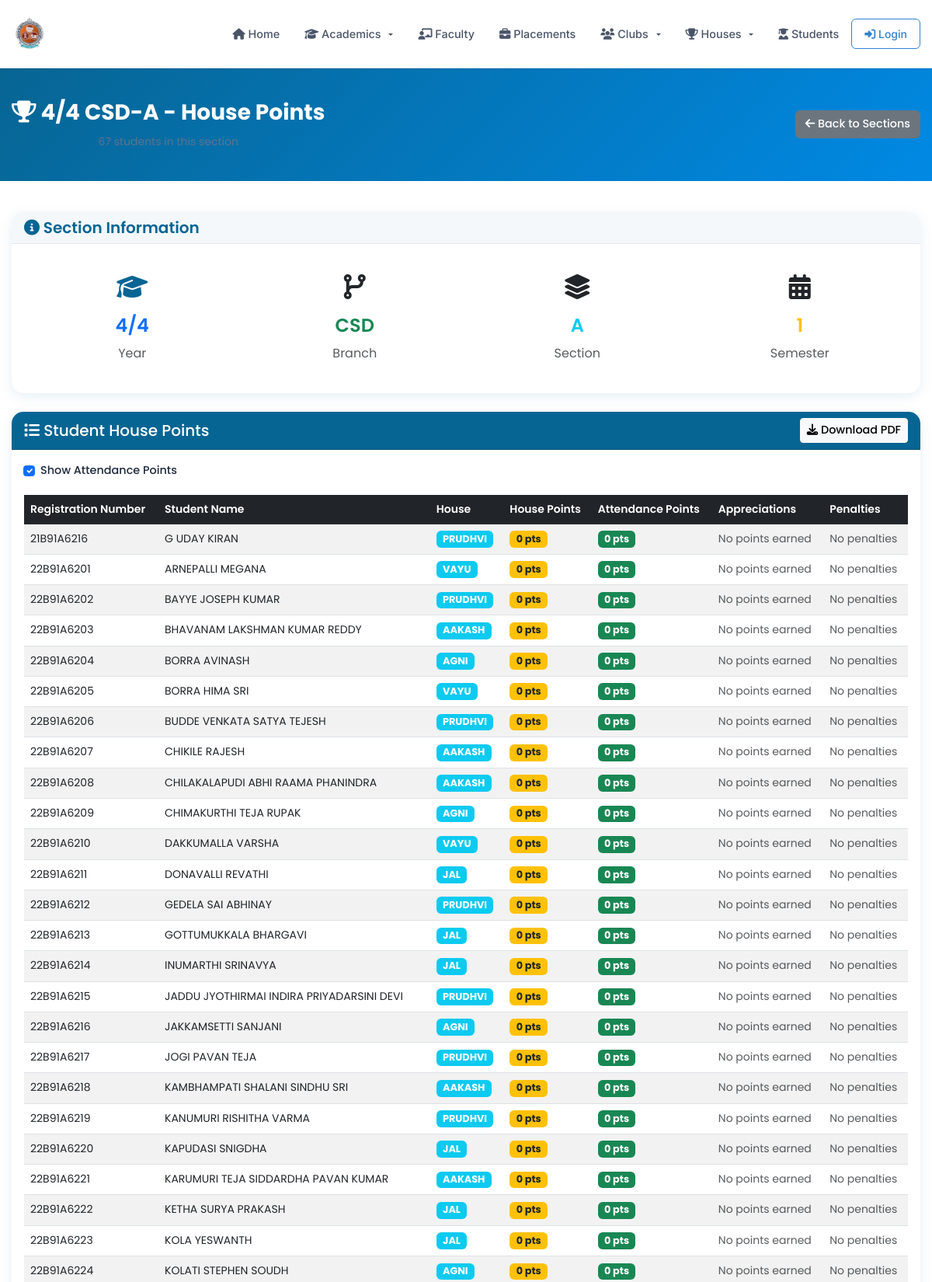
The app's page /section_house_points_detail.php?class_id=1 (upper part) with its own data.
### tables this page shows
CREATE TABLE `classes` (
  `class_id` int(11) NOT NULL,
  `academic_year` varchar(20) NOT NULL,
  `year` tinyint(1) NOT NULL,
  `semester` tinyint(1) NOT NULL,
  `branch` varchar(50) NOT NULL,
  `section` varchar(10) NOT NULL
);

CREATE TABLE `students` (
  `student_id` varchar(20) NOT NULL,
  `name` varchar(100) NOT NULL,
  `email` varchar(100) NOT NULL,
  `password` varchar(255) NOT NULL,
  `branch` varchar(50) NOT NULL,
  `section` varchar(10) NOT NULL,
  `class_id` int(11) NOT NULL,
  `hid` int(11) DEFAULT NULL,
  `is_alumni` tinyint(1) DEFAULT 0,
  `profile_picture` varchar(255) DEFAULT NULL,
  `created_at` timestamp NOT NULL DEFAULT current_timestamp()
);

CREATE TABLE `houses` (
  `hid` int(11) NOT NULL,
  `name` varchar(100) NOT NULL,
  `created_at` timestamp NOT NULL DEFAULT current_timestamp()
);

### section_house_points_detail.php (the view, shortened to what the rows shown need)
<?php
include './connect.php';
include './db_migration_helper.php';
$db_helper = new DatabaseMigrationHelper($conn);
$class_id = $_GET['class_id'] ?? null;
$class_query = "SELECT class_id, year, branch, section, semester, academic_year FROM classes WHERE class_id = ?";
$stmt = mysqli_prepare($conn, $class_query);
mysqli_stmt_bind_param($stmt, "i", $class_id);
mysqli_stmt_execute($stmt);
mysqli_stmt_bind_result($stmt, $class_id_result, $year, $branch, $section, $semester, $academic_year);
$class_data = [
    'class_id' => $class_id_result,
    'year' => $year,
    'branch' => $branch,
    'section' => $section,
    'semester' => $semester,
    'academic_year' => $academic_year
];
$section_name = $class_data['year'] . '/4 ' . strtoupper($class_data['branch']) . '-' . strtoupper($class_data['section']);
$students_query = "
    SELECT s.student_id, s.name, h.name as house_name
    FROM students s
    LEFT JOIN houses h ON s.hid = h.hid
    WHERE s.class_id = " . (int)$class_id . "
    ORDER BY s.student_id ASC
";
$students_result = mysqli_query($conn, $students_query);
$students = [];
if ($students_result) {
    while ($row = mysqli_fetch_assoc($students_result)) {
        $student = [
            'student_id' => $row['student_id'],
            'name' => $row['name'],
            'house_name' => $row['house_name']
        ];
        $house_points = 0;
        $participants_query = "SELECT COALESCE(SUM(points), 0) as points FROM participants WHERE student_id = '" . mysqli_real_escape_string($conn, $student['student_id']) . "'";
        $participants_result = mysqli_query($conn, $participants_query);
        if ($participants_result) {
            $participants_data = mysqli_fetch_assoc($participants_result);
            $house_points += (int)($participants_data['points'] ?? 0);
        }
        $organizers_query = "SELECT COALESCE(SUM(points), 0) as points FROM organizers WHERE student_id = '" . mysqli_real_escape_string($conn, $student['student_id']) . "'";
        $organizers_result = mysqli_query($conn, $organizers_query);
        if ($organizers_result) {
            $organizers_data = mysqli_fetch_assoc($organizers_result);
            $house_points += (int)($organizers_data['points'] ?? 0);
        }
        $appreciations_query = "SELECT COALESCE(SUM(points), 0) as points FROM appreciations WHERE student_id = '" . mysqli_real_escape_string($conn, $student['student_id']) . "'";
        $appreciations_result = mysqli_query($conn, $appreciations_query);
        if ($appreciations_result) {
            $appreciations_data = mysqli_fetch_assoc($appreciations_result);
            $house_points += (int)($appreciations_data['points'] ?? 0);
        }
        $penalties_query = "SELECT COALESCE(SUM(points), 0) as points FROM penalties WHERE student_id = '" . mysqli_real_escape_string($conn, $student['student_id']) . "'";
        $penalties_result = mysqli_query($conn, $penalties_query);
        if ($penalties_result) {
            $penalties_data = mysqli_fetch_assoc($penalties_result);
            $house_points += (int)($penalties_data['points'] ?? 0);
        }
        $attendance_stats = $db_helper->getStudentAttendanceStats($student['student_id']);
        $attendance_percentage = $attendance_stats['attendance_percentage'] ?? 0;
        $attendance_points = round($attendance_percentage);
        $appreciations_details = [];
        $penalties_details = [];
        $student['house_points'] = $house_points;
        $student['attendance_points'] = $attendance_points;
        $student['appreciations_details'] = $appreciations_details;
        $student['penalties_details'] = $penalties_details;
        $students[] = $student;
    }
}
$student_count = count($students);
?>
<!DOCTYPE html>
<html lang="en">
<head>
    <?php include "./head.php"; ?>
</head>
<body>
    <div class="page-title">
        <div class="container">
            <div class="d-flex justify-content-between align-items-center">
                <div>
                    <h2><i class="fas fa-trophy"></i> <?php echo htmlspecialchars($section_name); ?> - House Points</h2>
                    <p><?php echo $student_count; ?> students in this section</p>
                </div>
            </div>
        </div>
    </div>
    <div class="main-content">
        <div class="container">
            <div class="card mb-4" style="border: none; box-shadow: 0 4px 16px rgba(7,101,147,0.1); border-radius: 15px;">
                <div class="card-body p-4">
                    <div class="row">
                        <div class="col-md-3 text-center">
                            <div class="info-item">
                                <i class="fas fa-graduation-cap" style="font-size: 2rem; color: var(--primary-blue); margin-bottom: 10px;"></i>
                                <h4 class="text-primary"><?php echo $class_data['year']; ?>/4</h4>
                                <p class="text-muted mb-0">Year</p>
                            </div>
                        </div>
                        <div class="col-md-3 text-center">
                            <div class="info-item">
                                <i class="fas fa-code-branch" style="font-size: 2rem; color: var(--success); margin-bottom: 10px;"></i>
                                <h4 class="text-success"><?php echo strtoupper($class_data['branch']); ?></h4>
                                <p class="text-muted mb-0">Branch</p>
                            </div>
                        </div>
                        <div class="col-md-3 text-center">
                            <div class="info-item">
                                <i class="fas fa-layer-group" style="font-size: 2rem; color: var(--info); margin-bottom: 10px;"></i>
                                <h4 class="text-info"><?php echo strtoupper($class_data['section']); ?></h4>
                                <p class="text-muted mb-0">Section</p>
                            </div>
                        </div>
                        <div class="col-md-3 text-center">
                            <div class="info-item">
                                <i class="fas fa-calendar-alt" style="font-size: 2rem; color: var(--warning); margin-bottom: 10px;"></i>
                                <h4 class="text-warning"><?php echo $class_data['semester']; ?></h4>
                                <p class="text-muted mb-0">Semester</p>
                            </div>
                        </div>
                    </div>
                </div>
            </div>
            <?php if (!empty($students)): ?>
                <div class="card" style="border: none; box-shadow: 0 4px 16px rgba(7,101,147,0.1); border-radius: 15px;">
                    <div class="card-body">
                        <div class="table-responsive">
                            <table class="table table-striped table-hover" id="housePointsTable">
                                <thead class="table-dark">
                                    <tr>
                                        <th>Registration Number</th>
                                        <th>Student Name</th>
                                        <th>House</th>
                                        <th>House Points</th>
                                        <th class="attendance-column">Attendance Points</th>
                                        <th>Appreciations</th>
                                        <th>Penalties</th>
                                    </tr>
                                </thead>
                                <tbody>
                                    <?php foreach ($students as $student): ?>
                                        <tr>
                                            <td data-label="Registration Number"><?php echo htmlspecialchars($student['student_id']); ?></td>
                                            <td data-label="Student Name"><?php echo htmlspecialchars($student['name']); ?></td>
                                            <td data-label="House">
                                                <?php if ($student['house_name']): ?>
                                                    <span class="badge bg-info"><?php echo htmlspecialchars($student['house_name']); ?></span>
                                                <?php else: ?>
                                                    <span class="text-muted">-</span>
                                                <?php endif; ?>
                                            </td>
                                            <td data-label="House Points">
                                                <span class="badge bg-warning text-dark">
                                                    <?php echo htmlspecialchars($student['house_points']); ?> pts
                                                </span>
                                            </td>
                                            <td class="attendance-column" data-label="Attendance Points">
                                                <span class="badge bg-success">
                                                    <?php echo htmlspecialchars($student['attendance_points']); ?> pts
                                                </span>
                                            </td>
                                            <td data-label="Appreciations">
                                                <?php if (!empty($student['appreciations_details'])): ?>
                                                    <div class="appreciation-details">
                                                        <?php foreach ($student['appreciations_details'] as $appreciation): ?>
                                                            <div class="mb-1">
                                                                <small class="text-success">
                                                                    <?php
                                                                    $icon = 'fas fa-star';
                                                                    $badge_class = 'badge bg-success';
                                                                    if ($appreciation['source'] == 'participant') {
                                                                        $icon = 'fas fa-user-check';
                                                                        $badge_class = 'badge bg-primary';
                                                                    } elseif ($appreciation['source'] == 'organizer') {
                                                                        $icon = 'fas fa-users-cog';
                                                                        $badge_class = 'badge bg-info';
                                                                    }
                                                                    ?>
                                                                    <span class="<?php echo $badge_class; ?>" style="font-size: 0.7rem; margin-right: 3px;">
                                                                        <?php echo ucfirst($appreciation['source']); ?>
                                                                    </span>
                                                                    <i class="<?php echo $icon; ?>"></i> <?php echo htmlspecialchars($appreciation['event_title']); ?>
                                                                    (<?php echo htmlspecialchars($appreciation['points']); ?> pts)
                                                                    <?php if ($appreciation['reason']): ?>
                                                                        - <?php echo htmlspecialchars($appreciation['reason']); ?>
                                                                    <?php endif; ?>
                                                                </small>
                                                            </div>
                                                        <?php endforeach; ?>
                                                    </div>
                                                <?php else: ?>
                                                    <span class="text-muted">No points earned</span>
                                                <?php endif; ?>
                                            </td>
                                            <td data-label="Penalties">
                                                <?php if (!empty($student['penalties_details'])): ?>
                                                    <div class="penalty-details">
                                                        <?php foreach ($student['penalties_details'] as $penalty): ?>
                                                            <div class="mb-1">
                                                                <small class="text-danger">
                                                                    <i class="fas fa-minus-circle"></i> <?php echo htmlspecialchars($penalty['event_title']); ?>
                                                                    (<?php echo htmlspecialchars($penalty['points']); ?> pts)
                                                                    <?php if ($penalty['reason']): ?>
                                                                        - <?php echo htmlspecialchars($penalty['reason']); ?>
                                                                    <?php endif; ?>
                                                                </small>
                                                            </div>
                                                        <?php endforeach; ?>
                                                    </div>
                                                <?php else: ?>
                                                    <span class="text-muted">No penalties</span>
                                                <?php endif; ?>
                                            </td>
                                        </tr>
                                    <?php endforeach; ?>
                                </tbody>
                            </table>
                        </div>
                    </div>
                </div>
            <?php endif; ?>
        </div>
    </div>
</body>
</html>

### records on screen
classes: section_name "4/4 CSD-A", year "4", branch "CSD", section "A", semester "1"
students: student_id "21B91A6216", name "G UDAY KIRAN", hid.name "PRUDHVI", house_points "0", attendance_points "0"
students: student_id "22B91A6201", name "ARNEPALLI MEGANA", hid.name "VAYU", house_points "0", attendance_points "0"
students: student_id "22B91A6202", name "BAYYE JOSEPH KUMAR", hid.name "PRUDHVI", house_points "0", attendance_points "0"
students: student_id "22B91A6203", name "BHAVANAM LAKSHMAN KUMAR REDDY", hid.name "AAKASH", house_points "0", attendance_points "0"
students: student_id "22B91A6204", name "BORRA AVINASH", hid.name "AGNI", house_points "0", attendance_points "0"
students: student_id "22B91A6205", name "BORRA HIMA SRI", hid.name "VAYU", house_points "0", attendance_points "0"
students: student_id "22B91A6206", name "BUDDE VENKATA SATYA TEJESH", hid.name "PRUDHVI", house_points "0", attendance_points "0"
students: student_id "22B91A6207", name "CHIKILE RAJESH", hid.name "AAKASH", house_points "0", attendance_points "0"
students: student_id "22B91A6208", name "CHILAKALAPUDI ABHI RAAMA PHANINDRA", hid.name "AAKASH", house_points "0", attendance_points "0"
students: student_id "22B91A6209", name "CHIMAKURTHI TEJA RUPAK", hid.name "AGNI", house_points "0", attendance_points "0"
students: student_id "22B91A6210", name "DAKKUMALLA VARSHA", hid.name "VAYU", house_points "0", attendance_points "0"
students: student_id "22B91A6211", name "DONAVALLI REVATHI", hid.name "JAL", house_points "0", attendance_points "0"
students: student_id "22B91A6212", name "GEDELA SAI ABHINAY", hid.name "PRUDHVI", house_points "0", attendance_points "0"
students: student_id "22B91A6213", name "GOTTUMUKKALA BHARGAVI", hid.name "JAL", house_points "0", attendance_points "0"
students: student_id "22B91A6214", name "INUMARTHI SRINAVYA", hid.name "JAL", house_points "0", attendance_points "0"
students: student_id "22B91A6215", name "JADDU JYOTHIRMAI INDIRA PRIYADARSINI DEVI", hid.name "PRUDHVI", house_points "0", attendance_points "0"
students: student_id "22B91A6216", name "JAKKAMSETTI SANJANI", hid.name "AGNI", house_points "0", attendance_points "0"
students: student_id "22B91A6217", name "JOGI PAVAN TEJA", hid.name "PRUDHVI", house_points "0", attendance_points "0"
students: student_id "22B91A6218", name "KAMBHAMPATI SHALANI SINDHU SRI", hid.name "AAKASH", house_points "0", attendance_points "0"
students: student_id "22B91A6219", name "KANUMURI RISHITHA VARMA", hid.name "PRUDHVI", house_points "0", attendance_points "0"
students: student_id "22B91A6220", name "KAPUDASI SNIGDHA", hid.name "JAL", house_points "0", attendance_points "0"
students: student_id "22B91A6221", name "KARUMURI TEJA SIDDARDHA PAVAN KUMAR", hid.name "AAKASH", house_points "0", attendance_points "0"
students: student_id "22B91A6222", name "KETHA SURYA PRAKASH", hid.name "JAL", house_points "0", attendance_points "0"
students: student_id "22B91A6223", name "KOLA YESWANTH", hid.name "JAL", house_points "0", attendance_points "0"
students: student_id "22B91A6224", name "KOLATI STEPHEN SOUDH", hid.name "AGNI", house_points "0", attendance_points "0"

### other values on screen
$student_count "67"
